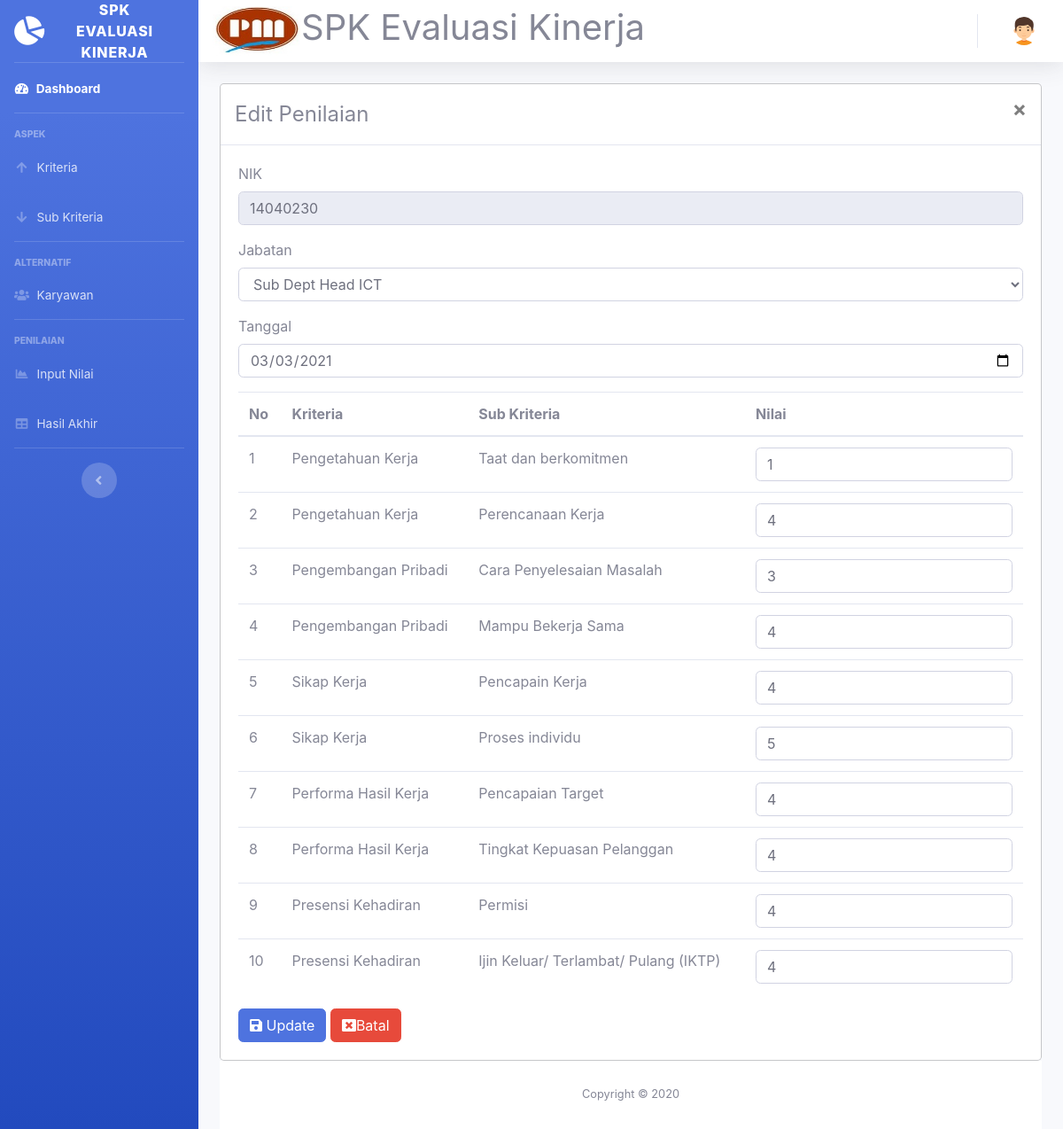
The app's page /penilai/input-nilai-edits.php?id=25 (signed in) with its own data.
### tables this page shows
CREATE TABLE `nilai` (
  `id_nilai` int(11) NOT NULL,
  `nik` int(11) NOT NULL,
  `tgl_nilai` date NOT NULL,
  `jabatan` varchar(40) NOT NULL
);

CREATE TABLE `karyawan` (
  `nik` int(11) NOT NULL,
  `nama` varchar(40) NOT NULL,
  `jabatan` varchar(40) NOT NULL,
  `departemen` varchar(40) NOT NULL,
  `jenis_kelamin` varchar(10) NOT NULL
);

CREATE TABLE `subkriteria` (
  `kode_subkriteria` varchar(11) NOT NULL,
  `kode_kriteria` varchar(11) NOT NULL,
  `subkriteria` varchar(50) NOT NULL,
  `bobot` int(11) NOT NULL,
  `factor` varchar(20) NOT NULL
);

CREATE TABLE `kriteria` (
  `kode_kriteria` varchar(11) NOT NULL,
  `nama_kriteria` varchar(40) NOT NULL,
  `presentase` int(5) NOT NULL
);

CREATE TABLE `nilai_detail` (
  `id_detail` int(11) NOT NULL,
  `id_nilai` int(11) NOT NULL,
  `kode_subkriteria` varchar(11) NOT NULL,
  `nilai` int(11) NOT NULL
);

### penilai/input-nilai-edits.php (the view, shortened to what this page needs)
<!DOCTYPE html>
<html lang="en">
<head>
  <link href="../vendor/fontawesome-free/css/all.min.css" rel="stylesheet" type="text/css">
  <link href="../css/sb-admin-2.min.css" rel="stylesheet">
  <link href="../vendor/datatables/dataTables.bootstrap4.min.css" rel="stylesheet">
</head>
<body id="page-top">
  <?php require '../koneksi.php'; ?>
  <?php require 'sidebar.php'; ?>
  <div id="content">
    <?php require 'navbar.php'; ?>
    <div class="container-fluid">
      <div class="modal-content">
        <div class="modal-header">
          <h4 class="modal-title">Edit Penilaian</h4>
          <button type="button" class="close" data-dismiss="modal">&times;</button>
        </div>
        <div class="card-body">
          <form action="proses-edit-penilaian.php" method="get">
           <?php
           $id = $_GET['id'];
           $sql1=mysqli_query($koneksi, "SELECT * FROM nilai  where id_nilai =$id ");
           while ($row = mysqli_fetch_assoc($sql1)) {
            ?>
            <div class ="form-group">
             <label for="nik"> NIK </label>
             <input type="text" name="nik" value="<?php echo $row['nik'];?>" readonly class="form-control" />
           </div>
           <div class ="form-group">
            <label for="jabatan"> Jabatan </label>
            <select class=" form-control" id="jabatan" name="jabatan"  value="<?php echo $row['jabatan'];?>">
              <?php
              $s=mysqli_query($koneksi,"select * from karyawan order by jabatan ASC");
              while($d=mysqli_fetch_assoc($s)){
                ?>
                <option value="<?php echo $d['jabatan'] ?>"<?=$d['jabatan'] == $row['jabatan'] ? 'selected' : '';?>><?php echo $d['jabatan'] ?></option>
                <?php
              }
              ?>
            </select>
          </div>
          <div class="form-group">
            <label>Tanggal</label>
            <input type="date" name="tgl_nilai" class="form-control" value="<?php echo $row['tgl_nilai']; ?>">
          </div>
          <table class="table">
            <thead>
              <tr>
                <th>No</th>
                <th>Kriteria</th>
                <th>Sub Kriteria</th>
                <th>Nilai</th>
              </tr>
            </thead>
            <tbody>
              <?php
              $sql = mysqli_query($koneksi,"SELECT *From subkriteria s LEFT JOIN kriteria k ON k.kode_kriteria=s.kode_kriteria LEFT JOIN nilai_detail d ON d.kode_subkriteria=s.kode_subkriteria LEFT JOIN nilai n ON n.id_nilai=d.id_nilai WHERE d.id_nilai = $id GROUP BY s.kode_kriteria ASC, s.kode_subkriteria");
              $no=1;
              while ($data = mysqli_fetch_assoc($sql)) {
                ?>
                <tr>
                  <td><?= $no++; ?></td>
                  <td><?= $data['nama_kriteria']; ?></td>
                  <td><?= $data['subkriteria']; ?></td>
                  <td>
                    <input type="number" class="form-control" name="nilai<?= $data['kode_subkriteria']; ?>" value="<?= $data['nilai'];?>"/>
                  </td>
                </tr>
                <?php
              }
              ?>
            </tbody>
          </table>
          <button type="submit" class="btn btn-primary"><i class="fas fa-save"></i> Update</button>
          <a href="nilaii.php" class="btn btn-danger"><i class="fa fa-window-close"></i>Batal</a><br>
          <?php
        }
        ?>
      </form>
    </div>
  </div>
  <?php require '../footer.php'?>
</div>
</div>
</body>
</html>

### records on screen
nilai: nik "14040230", jabatan "Sub Dept Head ICT", tgl_nilai "03/03/2021"
subkriteria: kode_kriteria.nama_kriteria "Pengetahuan Kerja", subkriteria "Taat dan berkomitmen", nilai "1"
subkriteria: kode_kriteria.nama_kriteria "Pengetahuan Kerja", subkriteria "Perencanaan Kerja", nilai "4"
subkriteria: kode_kriteria.nama_kriteria "Pengembangan Pribadi", subkriteria "Cara Penyelesaian Masalah", nilai "3"
subkriteria: kode_kriteria.nama_kriteria "Pengembangan Pribadi", subkriteria "Mampu Bekerja Sama", nilai "4"
subkriteria: kode_kriteria.nama_kriteria "Sikap Kerja", subkriteria "Pencapain Kerja", nilai "4"
subkriteria: kode_kriteria.nama_kriteria "Sikap Kerja", subkriteria "Proses individu", nilai "5"
subkriteria: kode_kriteria.nama_kriteria "Performa Hasil Kerja", subkriteria "Pencapaian Target", nilai "4"
subkriteria: kode_kriteria.nama_kriteria "Performa Hasil Kerja", subkriteria "Tingkat Kepuasan Pelanggan", nilai "4"
subkriteria: kode_kriteria.nama_kriteria "Presensi Kehadiran", subkriteria "Permisi", nilai "4"
subkriteria: kode_kriteria.nama_kriteria "Presensi Kehadiran", subkriteria "Ijin Keluar/ Terlambat/ Pulang (IKTP)", nilai "4"
